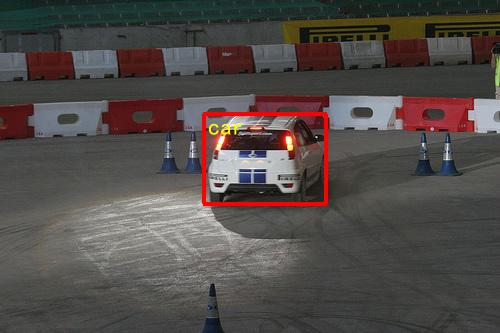
#> input picture fluid/PaddleCV/object_detection/images/009943.jpg, 500 x 333 px
$ python -i reader.py   (imports and definitions only)
#> lines starting #> are read from the running program, lines starting #| are printed output that depends on the picture
import os
import math
import random
import functools
import numpy as np
import paddle
from PIL import Image, ImageEnhance

# [1 line not run here, left out]

DATA_DIM = 224
RESIZE_SIZE = 256

THREAD = 8
BUF_SIZE = 1024

DATA_DIR = 'data/ILSVRC2012'
TRAIN_LIST = 'data/ILSVRC2012/train_list.txt'
TEST_LIST = 'data/ILSVRC2012/val_list.txt'

img_mean = np.array([0.485, 0.456, 0.406]).reshape((3, 1, 1))
img_std = np.array([0.229, 0.224, 0.225]).reshape((3, 1, 1))


# [51 lines left out: functions resize_short, crop_image, random_crop, rotate_image, not called in this run]


def distort_color(img):
    def random_brightness(img, lower=0.5, upper=1.5):
        e = random.uniform(lower, upper)
        return ImageEnhance.Brightness(img).enhance(e)

    def random_contrast(img, lower=0.5, upper=1.5):
        e = random.uniform(lower, upper)
        return ImageEnhance.Contrast(img).enhance(e)

    def random_color(img, lower=0.5, upper=1.5):
        e = random.uniform(lower, upper)
        return ImageEnhance.Color(img).enhance(e)

    ops = [random_brightness, random_contrast, random_color]
    random.shuffle(ops)

    img = ops[0](img)
    img = ops[1](img)
    img = ops[2](img)

    return img


# [76 lines left out: functions process_image, _reader_creator, train, test, not called in this run]


def infer(file_list):
    return _reader_creator(file_list, 'infer', shuffle=False)

>>> from PIL import Image
>>> picture = Image.open('../PaddleCV/object_detection/images/009943.jpg')
#> picture is the input picture: PIL image 500x333 RGB; mean R, G, B 81.8, 75.5, 72.8
>>> result = distort_color(picture)
#> in random_brightness, `return ImageEnhance.Brightness(img).enhance(e)`:
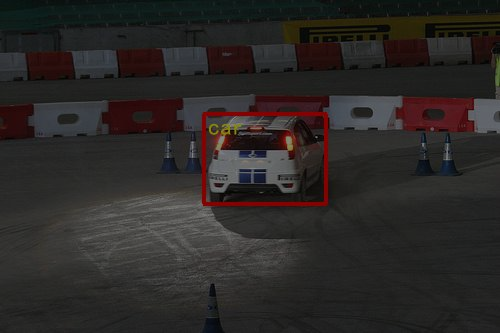
#> returned value: PIL image 500x333 RGB; mean R, G, B 43.7, 40.3, 38.8

$ run again, on fluid/PaddleCV/object_detection/images/009956.jpg
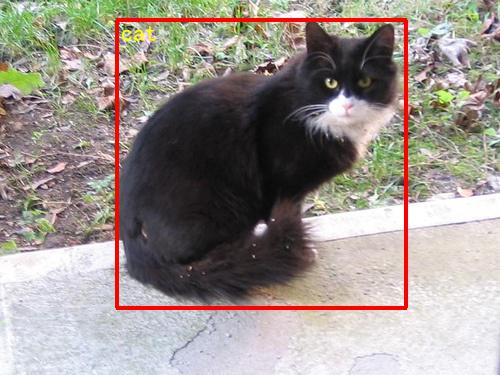
#> input picture fluid/PaddleCV/object_detection/images/009956.jpg, 500 x 375 px
#> picture is the input picture: PIL image 500x375 RGB; mean R, G, B 154.1, 146.4, 141
#> in random_brightness, `return ImageEnhance.Brightness(img).enhance(e)`:
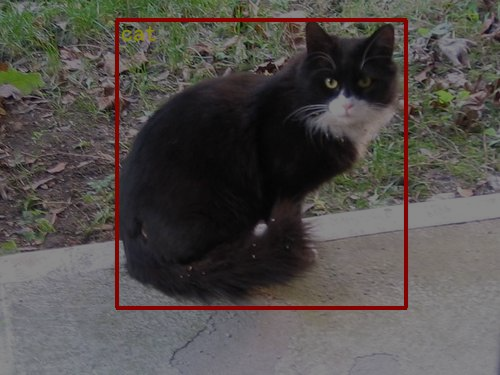
#> returned value: PIL image 500x375 RGB; mean R, G, B 82.8, 78.6, 75.7
#> in random_color, `return ImageEnhance.Color(img).enhance(e)`:
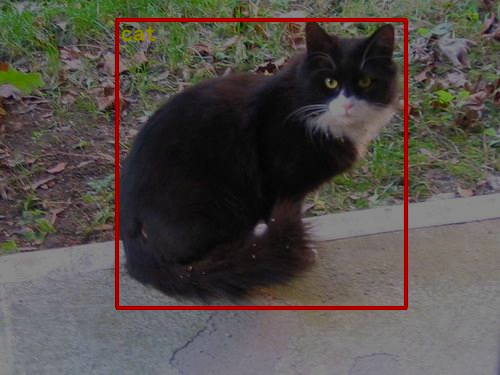
#> returned value: PIL image 500x375 RGB; mean R, G, B 83.9, 78.1, 73.8

$ run again, on fluid/PaddleCV/object_detection/images/009960.jpg
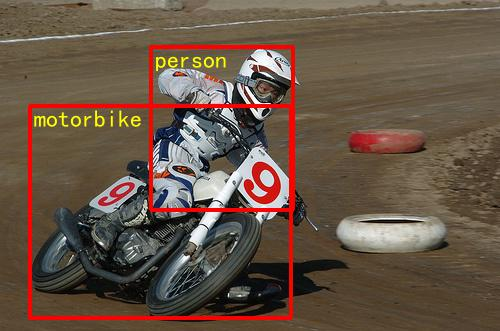
#> input picture fluid/PaddleCV/object_detection/images/009960.jpg, 500 x 331 px
#> picture is the input picture: PIL image 500x331 RGB; mean R, G, B 103.8, 84.7, 69.8
#> in random_brightness, `return ImageEnhance.Brightness(img).enhance(e)`:
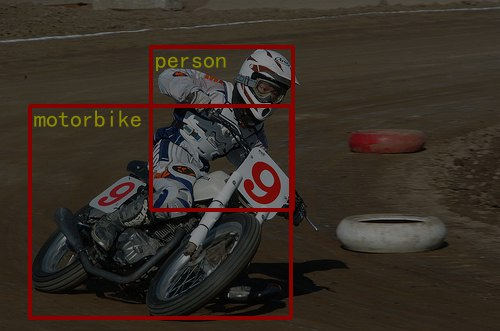
#> returned value: PIL image 500x331 RGB; mean R, G, B 55.6, 45.3, 37.2
#> in random_color, `return ImageEnhance.Color(img).enhance(e)`:
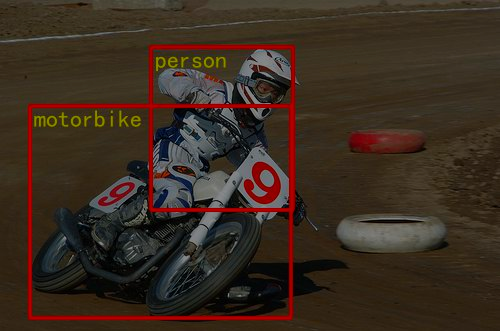
#> returned value: PIL image 500x331 RGB; mean R, G, B 58.9, 44.2, 32.5

$ run again, on fluid/PaddleCV/object_detection/images/009962.jpg
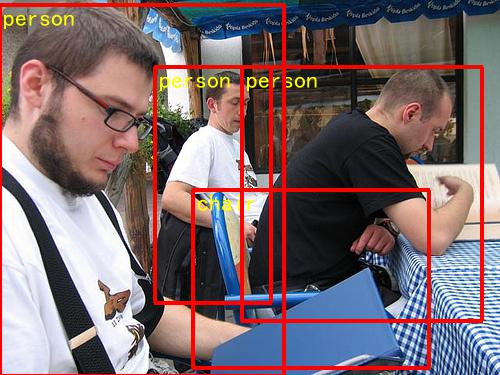
#> input picture fluid/PaddleCV/object_detection/images/009962.jpg, 500 x 375 px
#> picture is the input picture: PIL image 500x375 RGB; mean R, G, B 124.4, 105.1, 109
#> in random_brightness, `return ImageEnhance.Brightness(img).enhance(e)`:
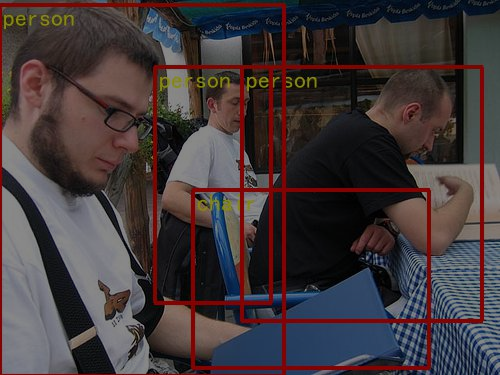
#> returned value: PIL image 500x375 RGB; mean R, G, B 66.7, 56.3, 58.4
#> in random_color, `return ImageEnhance.Color(img).enhance(e)`:
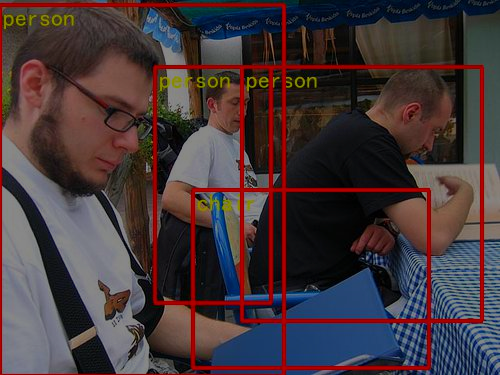
#> returned value: PIL image 500x375 RGB; mean R, G, B 69.7, 55, 58.2
